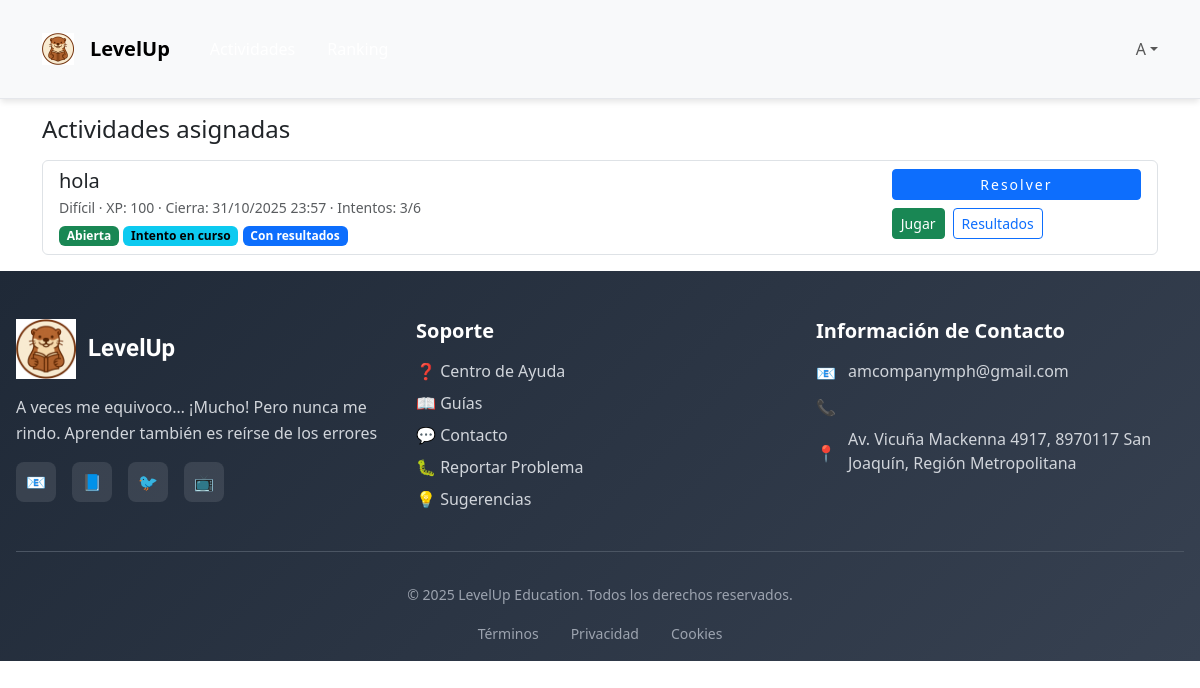
The app's page /actividades/estudiante/ (signed in), older data.
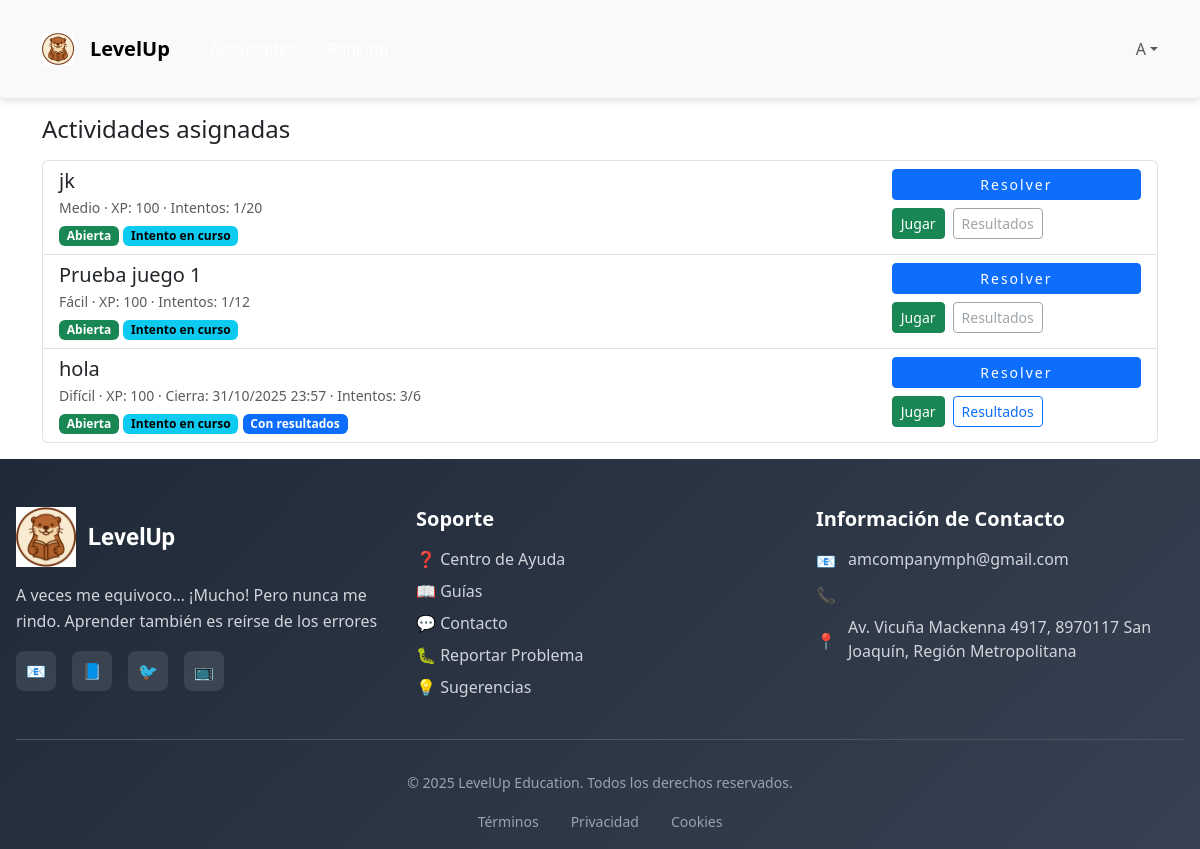
The same page, newer data.
### LevelUp/models.py (models this page shows, shortened)
class Actividad(models.Model):
    class Tipo(models.TextChoices):
        QUIZ = "quiz", "Quiz"
        JUEGO = "juego", "Juego"
        VIDEO = "video", "Video"
        TAREA = "tarea", "Tarea"
    class Dificultad(models.IntegerChoices):
        FACIL = 1, "Fácil"
        MEDIO = 2, "Medio"
        DIFICIL = 3, "Difícil"
    titulo = models.CharField(max_length=150)
    descripcion = models.TextField()
    tipo = models.CharField(max_length=20, choices=Tipo.choices)
    dificultad = models.IntegerField(
        choices=Dificultad.choices,
        default=Dificultad.MEDIO,
        validators=[MinValueValidator(1), MaxValueValidator(3)]
    )
    recurso = models.ForeignKey(Recurso, on_delete=models.SET_NULL, null=True, blank=True)
    recompensa = models.ForeignKey(Recompensa, on_delete=models.SET_NULL, null=True, blank=True)
    docente = models.ForeignKey(
        Docente, on_delete=models.SET_NULL, null=True, blank=True, related_name="actividades_creadas"
    )
    es_publicada = models.BooleanField(default=False)
    fecha_publicacion = models.DateTimeField(null=True, blank=True)
    fecha_cierre = models.DateTimeField(null=True, blank=True)
    xp_total = models.PositiveIntegerField(default=100, help_text="XP base proporcional al puntaje obtenido")
    intentos_max = models.PositiveSmallIntegerField(
        default=1,
        validators=[MinValueValidator(1), MaxValueValidator(20)],
        help_text="Número máximo de intentos por estudiante (1–20)."
    )
    estudiantes = models.ManyToManyField(
        'Estudiante', through='AsignacionActividad', related_name='actividades', blank=True
    )

### LevelUp/views.py (the view)
# urls.py: path("actividades/estudiante/", views.estudiante_mis_actividades, name="estudiante_lista"),
@login_required
def estudiante_mis_actividades(request):
    if not es_estudiante(request.user):
        raise Http404
    estudiante = get_object_or_404(Estudiante, usuario=request.user)
    act_qs = (
        Actividad.objects
        .filter(es_publicada=True, asignacionactividad__estudiante=estudiante)
        .distinct()
        .order_by("-fecha_publicacion", "-id")
    )
    subs_counts = (
        Submission.objects
        .filter(estudiante=estudiante, actividad__in=act_qs)
        .values("actividad")
        .annotate(
            total=Count("id"),
            abiertos=Count("id", filter=Q(finalizado=False)),
            finalizados=Count("id", filter=Q(finalizado=True)),
        )
    )
    counts_map = {row["actividad"]: row for row in subs_counts}
    overrides = (
        AsignacionActividad.objects
        .filter(estudiante=estudiante, actividad__in=act_qs)
        .values("actividad_id", "intentos_permitidos")
    )
    ov_map = {r["actividad_id"]: r["intentos_permitidos"] for r in overrides if r["intentos_permitidos"]}
    now = timezone.now()
    rows = []
    for a in act_qs:
        c = counts_map.get(a.id, {"total": 0, "abiertos": 0, "finalizados": 0})
        usados = int(c["total"])
        abiertos = int(c["abiertos"])
        finalizados = int(c["finalizados"])
        cerrada = bool(a.fecha_cierre and now > a.fecha_cierre)
        max_for_student = ov_map.get(a.id) or (a.intentos_max or 1)
        puede_intentar = (not cerrada) and (usados < max_for_student)
        tiene_abierto = abiertos > 0
        tiene_resultados = finalizados > 0
        rows.append({
            "a": a,
            "usados": usados,
            "max": max_for_student,
            "tiene_abierto": tiene_abierto,
            "puede_intentar": puede_intentar,
            "tiene_resultados": tiene_resultados,
            "cerrada": cerrada,
        })
    return render(
        request,
        "LevelUp/actividades/estudiante_lista.html",
        {"rows": rows, "actividades": [r["a"] for r in rows]}
    )

### LevelUp/views.py (called while the page is built)
def es_estudiante(user) -> bool:
    return getattr(user, "rol", None) == Usuario.Rol.ESTUDIANTE

### LevelUp/templates/LevelUp/actividades/estudiante_lista.html (shortened to what this page needs)
{% extends "LevelUp/base.html" %}
{% block content %}
<div class="container py-3">
  <h1 class="h4 mb-3">Actividades asignadas</h1>
  <div class="list-group">
    {% for r in rows %}
      {% with a=r.a %}
      <div class="list-group-item">
        <div class="d-flex w-100 justify-content-between align-items-start">
          <div>
            <h5 class="mb-1">{{ a.titulo }}</h5>
            <div class="small text-muted">
              {{ a.get_dificultad_display }} · XP: {{ a.xp_total }}
              {% if a.fecha_cierre %} · Cierra: {{ a.fecha_cierre|date:"d/m/Y H:i" }}{% endif %}
              · Intentos: {{ r.usados }}/{{ r.max }}
            </div>
            <div class="mt-1">
              {% if r.cerrada %}
                <span class="badge text-bg-secondary">Cerrada</span>
              {% else %}
                <span class="badge text-bg-success">Abierta</span>
              {% endif %}
              {% if r.tiene_abierto %}
                <span class="badge text-bg-info">Intento en curso</span>
              {% endif %}
              {% if r.tiene_resultados %}
                <span class="badge text-bg-primary">Con resultados</span>
              {% endif %}
            </div>
          </div>
          <div class="d-flex flex-wrap gap-2">
            <a
              class="btn btn-sm {% if r.puede_intentar or r.tiene_abierto %}btn-primary{% else %}btn-outline-secondary disabled{% endif %}"
              href="{% if r.puede_intentar or r.tiene_abierto %}{% url 'resolver' a.pk %}{% else %}#{% endif %}">
              Resolver
            </a>
            <a
              class="btn btn-sm {% if r.puede_intentar or r.tiene_abierto %}btn-success{% else %}btn-outline-secondary disabled{% endif %}"
              href="{% if r.puede_intentar or r.tiene_abierto %}{% url 'resolver' a.pk %}?modo=play{% else %}#{% endif %}">
              Jugar
            </a>
            <a
              class="btn btn-sm {% if r.tiene_resultados %}btn-outline-primary{% else %}btn-outline-secondary disabled{% endif %}"
              href="{% if r.tiene_resultados %}{% url 'resolver_resultado' a.pk %}{% else %}#{% endif %}">
              Resultados
            </a>
          </div>
        </div>
      </div>
      {% endwith %}
    {% empty %}
      <div class="alert alert-info">No tienes actividades por ahora.</div>
    {% endfor %}
  </div>
</div>
{% endblock %}

Row changes from the older to the newer data that the page shows:
added Actividad: a.titulo "jk", a.dificultad "Medio", a.xp_total "100", usados "1", max "20"
added Actividad: a.titulo "Prueba juego 1", a.dificultad "Fácil", a.xp_total "100", usados "1", max "12"
